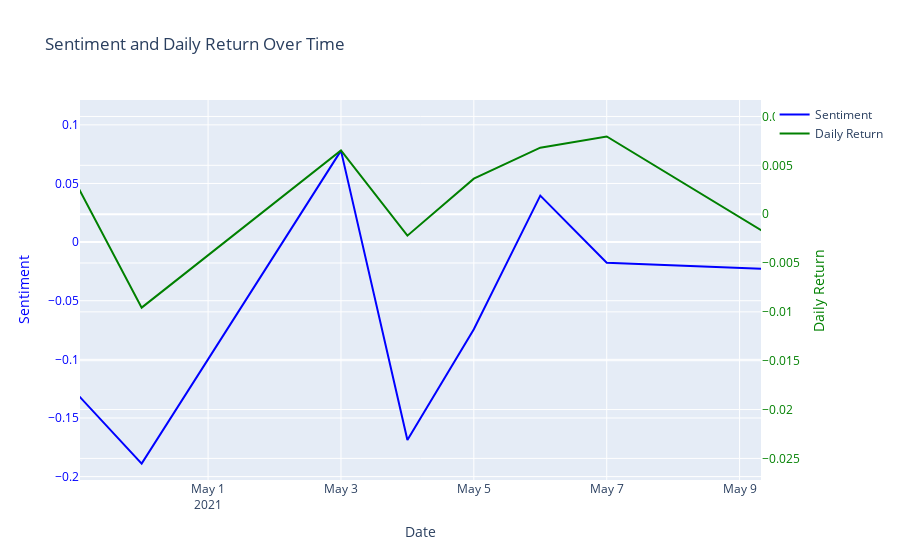

This figure's notebook cell:
### Markdown cell above
To contextualize and address the provided questions, it is essential to analyze statistical information derived from sentiment scores and their correlation with stock prices. The identified date with the least sentiment score on **April 30, 2021**, at -0.1889, and the date with the highest sentiment score on **April 20, 2021**, at 0.1999, offer crucial insights. By exploring the statistical distribution of sentiment scores across various stocks and sectors during these critical dates, we can discern patterns and trends.

### Code cell
# Create figure with secondary y-axis
fig = go.Figure()

# Add sentiment trace
fig.add_trace(go.Scatter(x=merged_data['date'], y=merged_data['sentiment_compound_aggr'], mode='lines', name='Sentiment', line=dict(color='blue')))

# Add daily return trace on the secondary y-axis
fig.add_trace(go.Scatter(x=merged_data['date'], y=merged_data['daily_return'], mode='lines', name='Daily Return', line=dict(color='green'), yaxis='y2'))

# Update layout with titles and axis labels
fig.update_layout(title='Sentiment and Daily Return Over Time',
                  xaxis=dict(title='Date'),
                  yaxis=dict(title='Sentiment', side='left', color='blue'),
                  yaxis2=dict(title='Daily Return', overlaying='y', side='right', color='green'))

# Show the interactive plot
fig.show()

### Figure 1 — Plotly figure (JSON) as saved in the notebook; plotly's stock layout.template omitted (floating-point values rounded to 4 significant figures; data arrays with more than 128 entries replaced by an {"elided": "..."} marker saying what was removed)
{"data": [{"line": {"color": "blue"}, "mode": "lines", "name": "Sentiment", "type": "scatter", "x": {"elided": "8391 str values"}, "y": {"elided": "8391 float values"}}, {"line": {"color": "green"}, "mode": "lines", "name": "Daily Return", "type": "scatter", "x": {"elided": "8391 str values"}, "y": {"elided": "8391 float values"}, "yaxis": "y2"}], "layout": {"autosize": true, "title": {"text": "Sentiment and Daily Return Over Time"}, "xaxis": {"autorange": false, "range": ["2021-04-29 01:43:36.1416", "2021-05-09 07:44:00.9407"], "title": {"text": "Date"}, "type": "date"}, "yaxis": {"autorange": false, "color": "blue", "range": [-0.2029, 0.1212], "side": "left", "title": {"text": "Sentiment"}, "type": "linear"}, "yaxis2": {"autorange": false, "color": "green", "overlaying": "y", "range": [-0.02721, 0.01168], "side": "right", "title": {"text": "Daily Return"}, "type": "linear"}}}
